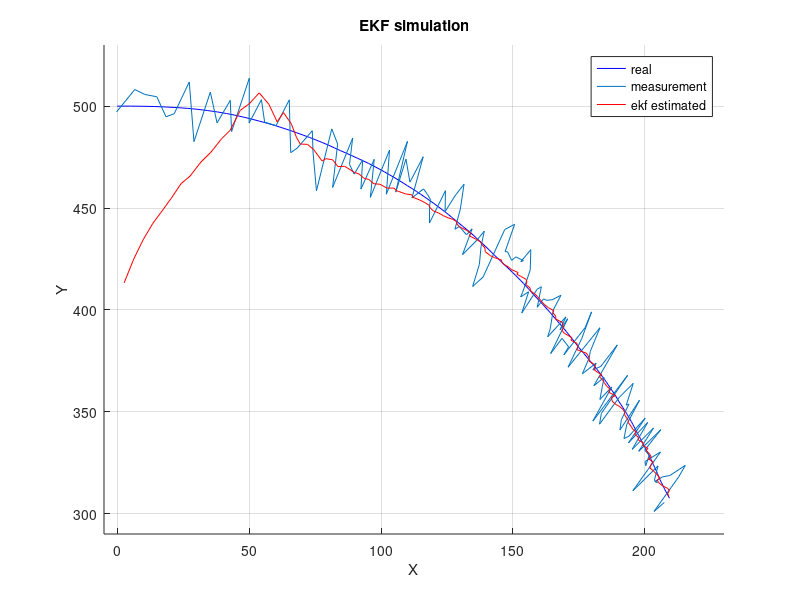

This figure's MATLAB source:
close all;
clear all;
%%  真实轨迹模拟
kx = .01;   ky = .05;       % 阻尼系数
g = 9.8;                    % 重力
t = 15;                     % 仿真时间
Ts = 0.1;                   % 采样周期 
len = fix(t/Ts);            % 仿真步数
dax = 3; day = 3;       % 系统噪声
X = zeros(len,4); 
X(1,:) = [0, 50, 500, 0]; % 状态模拟的初值
for k=2:len
    x = X(k-1,1); vx = X(k-1,2); y = X(k-1,3); vy = X(k-1,4); 
    x = x + vx*Ts;
    vx = vx + (-kx*vx^2+dax*randn(1,1))*Ts;
    y = y + vy*Ts;
    vy = vy + (ky*vy^2-g+day*randn(1))*Ts;
    X(k,:) = [x, vx, y, vy];
end
%%  构造量测量
dr = 8;  dafa = 0.1;        % 量测噪声
for k=1:len
    r = sqrt(X(k,1)^2+X(k,3)^2) + dr*randn(1,1);
    a = atan(X(k,1)/X(k,3))*57.3 + dafa*randn(1,1);
    Z(k,:) = [r, a];
end
%% ekf 滤波
Qk = diag([0; dax/10; 0; day/10])^2;
Rk = diag([dr; dafa])^2;
Pk = 10*eye(4);
Pkk_1 = 10*eye(4);
x_hat = [0,40,400,0]';
X_est = zeros(len,4);
x_forecast = zeros(4,1);
z = zeros(4,1);
for k=1:len
    % 1 状态预测    
    x1 = x_hat(1) + x_hat(2)*Ts;
    vx1 = x_hat(2) + (-kx*x_hat(2)^2)*Ts;
    y1 = x_hat(3) + x_hat(4)*Ts;
    vy1 = x_hat(4) + (ky*x_hat(4)^2-g)*Ts;
    x_forecast = [x1; vx1; y1; vy1];        %预测值
    % 2  观测预测
    r = sqrt(x1*x1+y1*y1);
    alpha = atan(x1/y1)*57.3;
    y_yuce = [r,alpha]';
    %  状态矩阵
    vx = x_forecast(2);  vy = x_forecast(4);
    F = zeros(4,4);
    F(1,1) = 1;  F(1,2) = Ts;
    F(2,2) = 1-2*kx*vx*Ts;
    F(3,3) = 1;  F(3,4) = Ts;
    F(4,4) = 1+2*ky*vy*Ts;
    Pkk_1 = F*Pk*F'+Qk;
    % 观测矩阵
    x = x_forecast(1); y = x_forecast(3);
    H = zeros(2,4);
    r = sqrt(x^2+y^2);  xy2 = 1+(x/y)^2;
    H(1,1) = x/r;  H(1,3) = y/r;
    H(2,1) = (1/y)/xy2;  H(2,3) = (-x/y^2)/xy2;
    
    Kk = Pkk_1*H'*(H*Pkk_1*H'+Rk)^-1;       %计算增益
    x_hat = x_forecast+Kk*(Z(k,:)'-y_yuce);      %校正
    Pk = (eye(4)-Kk*H)*Pkk_1;
    X_est(k,:) = x_hat;
end
%% 
figure, hold on, grid on;
plot(X(:,1),X(:,3),'-b');
plot(Z(:,1).*sin(Z(:,2)*pi/180), Z(:,1).*cos(Z(:,2)*pi/180));
plot(X_est(:,1),X_est(:,3), 'r');
xlabel('X'); 
ylabel('Y'); 
title('EKF simulation');
legend('real', 'measurement', 'ekf estimated');
axis([-5,230,290,530]);
